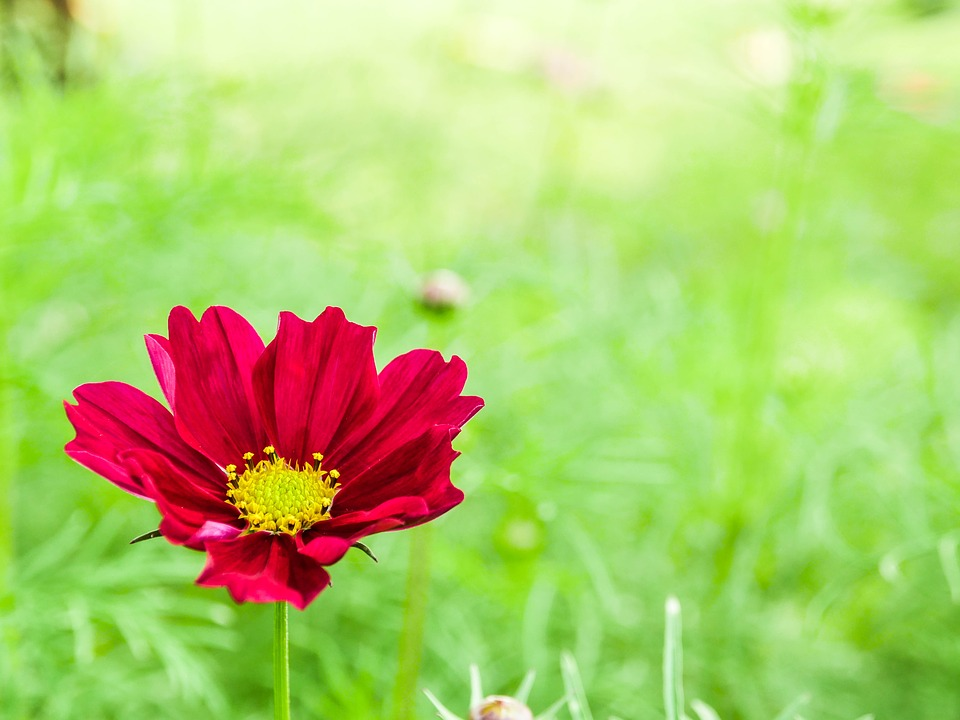
#> input picture dataset/flower.jpg, 960 x 720 px, found by its file name
$ python 62011178_w2_code05.py
#> lines starting #> are read from the running program, lines starting #| are printed output that depends on the picture; after the words box and inside, x2 and y2 are one past the last pixel; in counts of white or black regions, pixels touching at a corner belong together
import cv2
import numpy as np

img = cv2.imread("dataset/flower.jpg")
#> img is the input picture: shape (720, 960, 3); mean B, G, R 108.1, 201.5, 174.9

hsv = cv2.cvtColor(img,cv2.COLOR_BGR2HSV)
#> hsv: shape (720, 960, 3); mean H, S, V 56.7, 140.2, 221.4

mask = cv2.inRange(hsv,np.array([155,25,0]),np.array([179,255,255]))
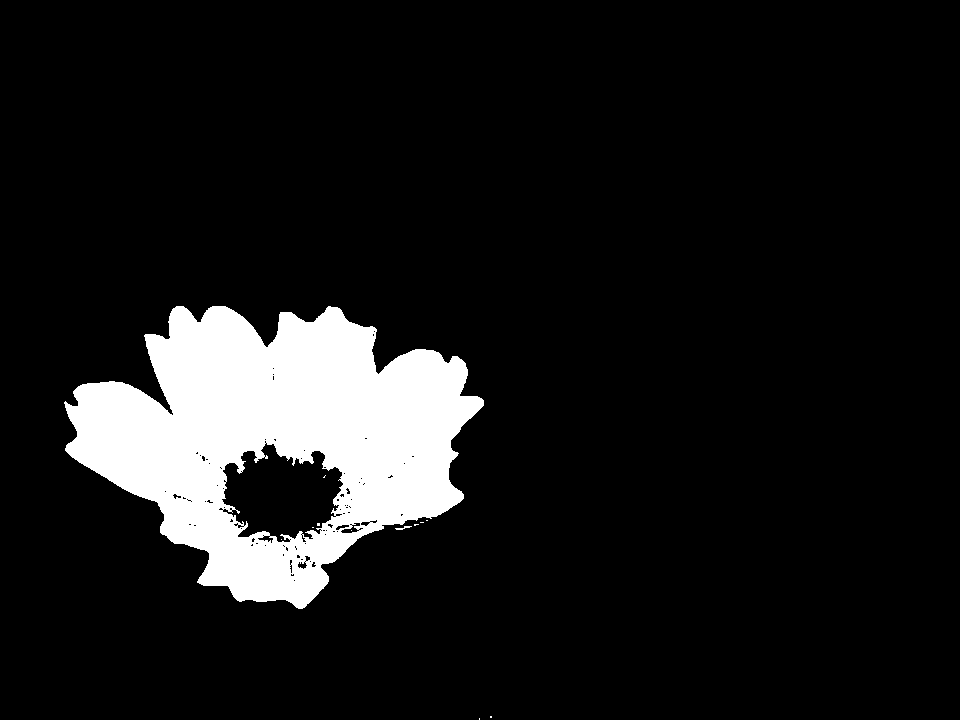
#> mask: shape (720, 960); 10.1% white; 12 white regions (10 under 20 px), largest, box (x1, y1, x2, y2) and area: (64, 306, 484, 609) 69473, (395, 526, 412, 530) 31
res_hsv = cv2.bitwise_and(img,img,mask=mask)
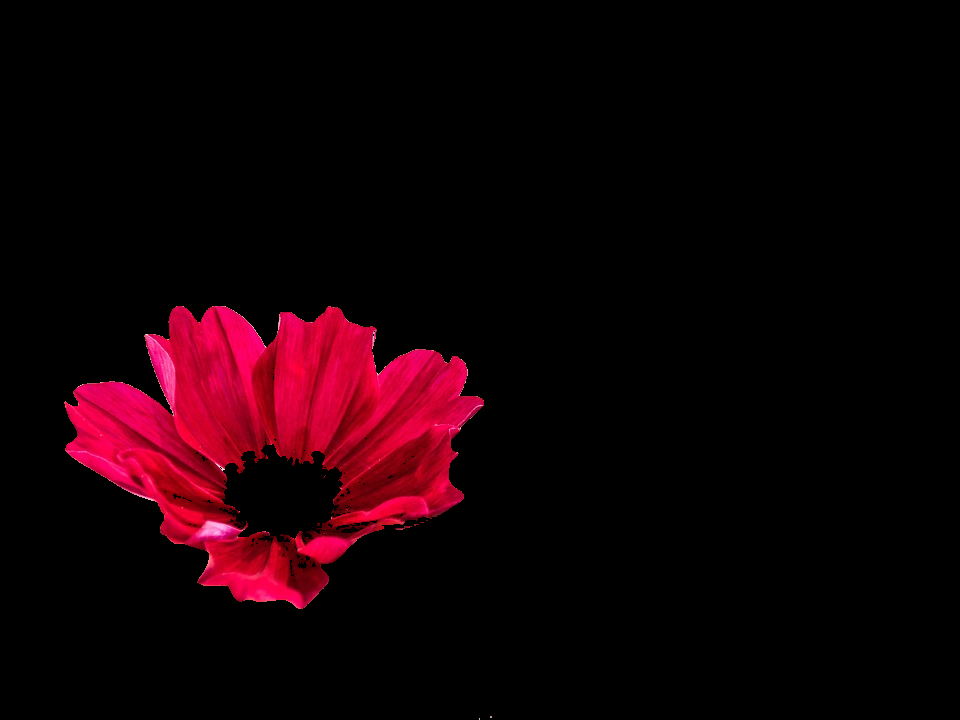
#> res_hsv: shape (720, 960, 3); mean B, G, R 5.2, 0.5, 19.7

grayImage = cv2.cvtColor(res_hsv, cv2.COLOR_BGR2GRAY)
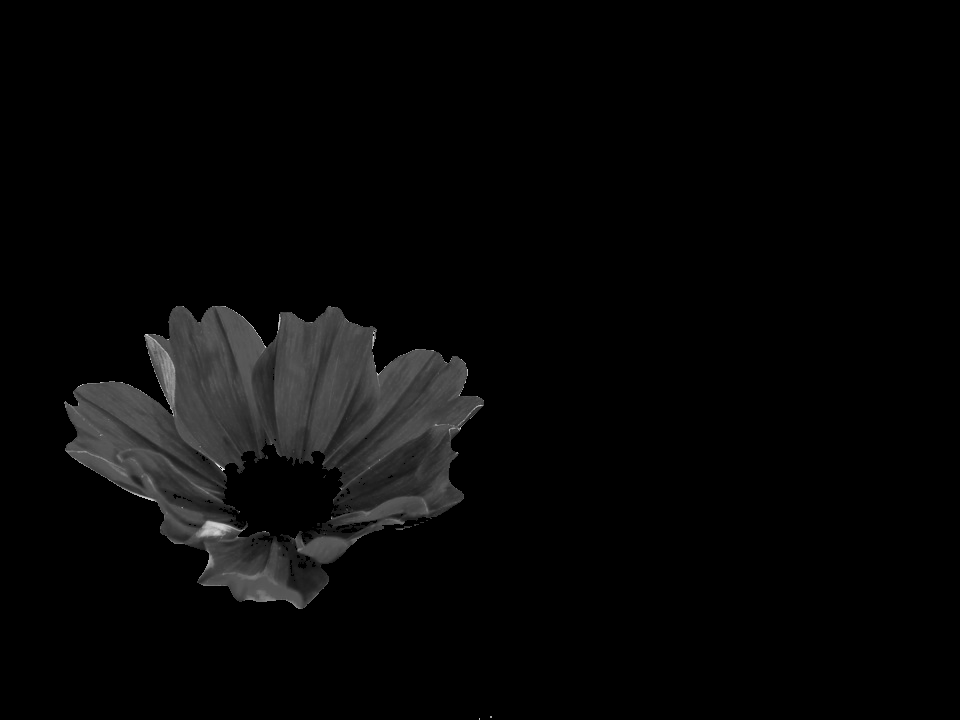
#> grayImage: shape (720, 960); min 0, max 236, mean 6.8

#min = 50 max = 255
(thresh, blackAndWhiteImage) = cv2.threshold(grayImage, 50, 255, cv2.THRESH_BINARY)
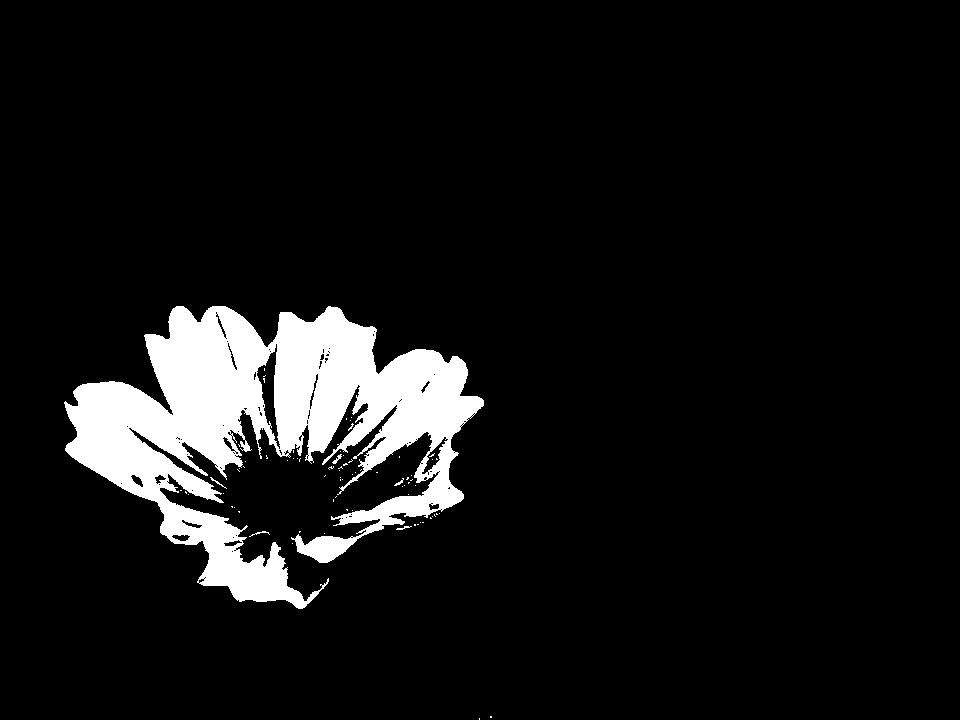
#> blackAndWhiteImage: shape (720, 960); 8% white; 76 white regions (70 under 20 px), largest, box (x1, y1, x2, y2) and area: (64, 306, 484, 609) 55060, (332, 454, 342, 464) 36, (249, 531, 270, 537) 31, (210, 477, 227, 489) 30, (396, 526, 412, 530) 28, (394, 478, 404, 486) 26

canny = cv2.Canny(blackAndWhiteImage,threshold1=0,threshold2=50)
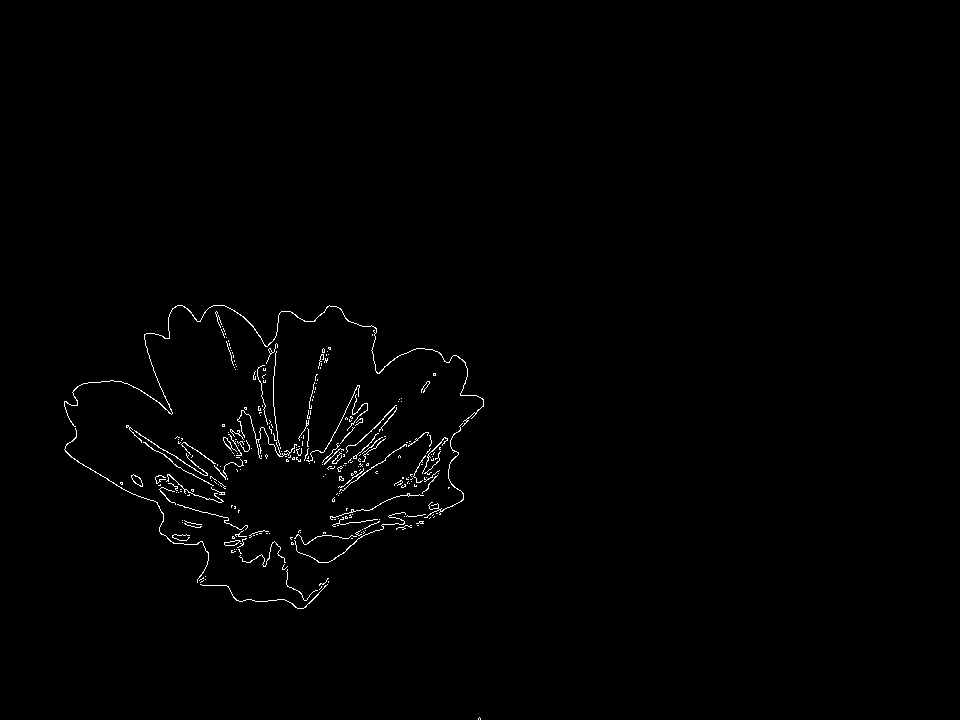
#> canny: shape (720, 960); 0.8% white in thin lines or dots, all inside (x1, y1, x2, y2) = (64, 305, 484, 720)

cv2.imshow("image",img)
cv2.imshow("HSV",res_hsv)
cv2.imshow('Black white image', blackAndWhiteImage)
cv2.imshow("Canny",canny)
cv2.waitKey(0)
cv2.destroyAllWindows()
